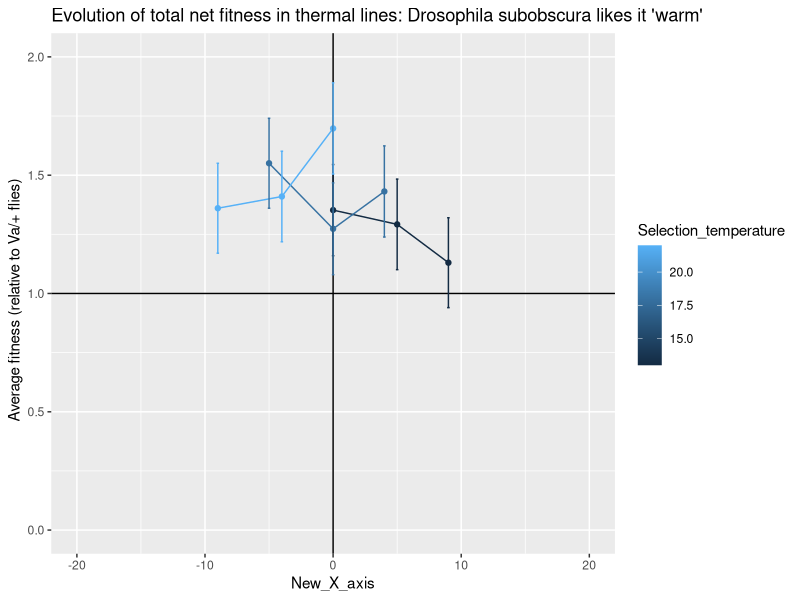

Reproduce this figure in R.
library(ggplot2)
library(reshape)
library(dplyr)
library(ggpubr)


setwd("/home/sarthak/Documents/2020_04_01_SM_Temperature_niche_review/Graphs_and_R_codes/Multipoint_point_assay_papers/1_data_multipoint_assay")

df<-read.table(file="Santos_2007.txt" ,header= TRUE,sep = " ")

# Adaptation of phytoplankton to a decade of experimental warming linked to increased photosynthesis	
df0 <- df%>% slice(2:10)
df0$New_X_axis=df0$Assay_Temperature-df0$Selection_temperature 

a<- ggplot(df0, aes(x=New_X_axis, y=Mean_sex_not_considered ,fill= )) +
  geom_line(aes(group=Selection_temperature, color=Selection_temperature)) +geom_point(aes(color=Selection_temperature))+
  ggtitle("Evolution of total net fitness in thermal lines: Drosophila subobscura likes it 'warm'	") +
  ylab("Average fitness (relative to Va/+ flies)	")+ylim(0,2)+geom_hline(yintercept=1)+geom_vline(xintercept=0)+xlim(-20, 20)+
  geom_errorbar(aes(ymin=Mean_sex_not_considered-Confidence_interval., ymax=Mean_sex_not_considered+Confidence_interval.,color=Selection_temperature ), width=.2)
#              position=position_dodge(.9) +geom_point()

print(a)


Sel_temp<-df0$Selection_temperature
New_X_axis<-df0$New_X_axis
Rel_fitness<-df0$Mean_sex_not_considered
CI<-df0$Confidence_interval.
Paper_id<-replicate(9,"Santos")
Replicate<-df0$Replicate

Data_frame_Santos<-cbind(Paper_id,Sel_temp,New_X_axis,Rel_fitness,CI,Replicate)
write.table(Data_frame_Santos,file = "Data_frame_Santos.txt",sep = " ")
